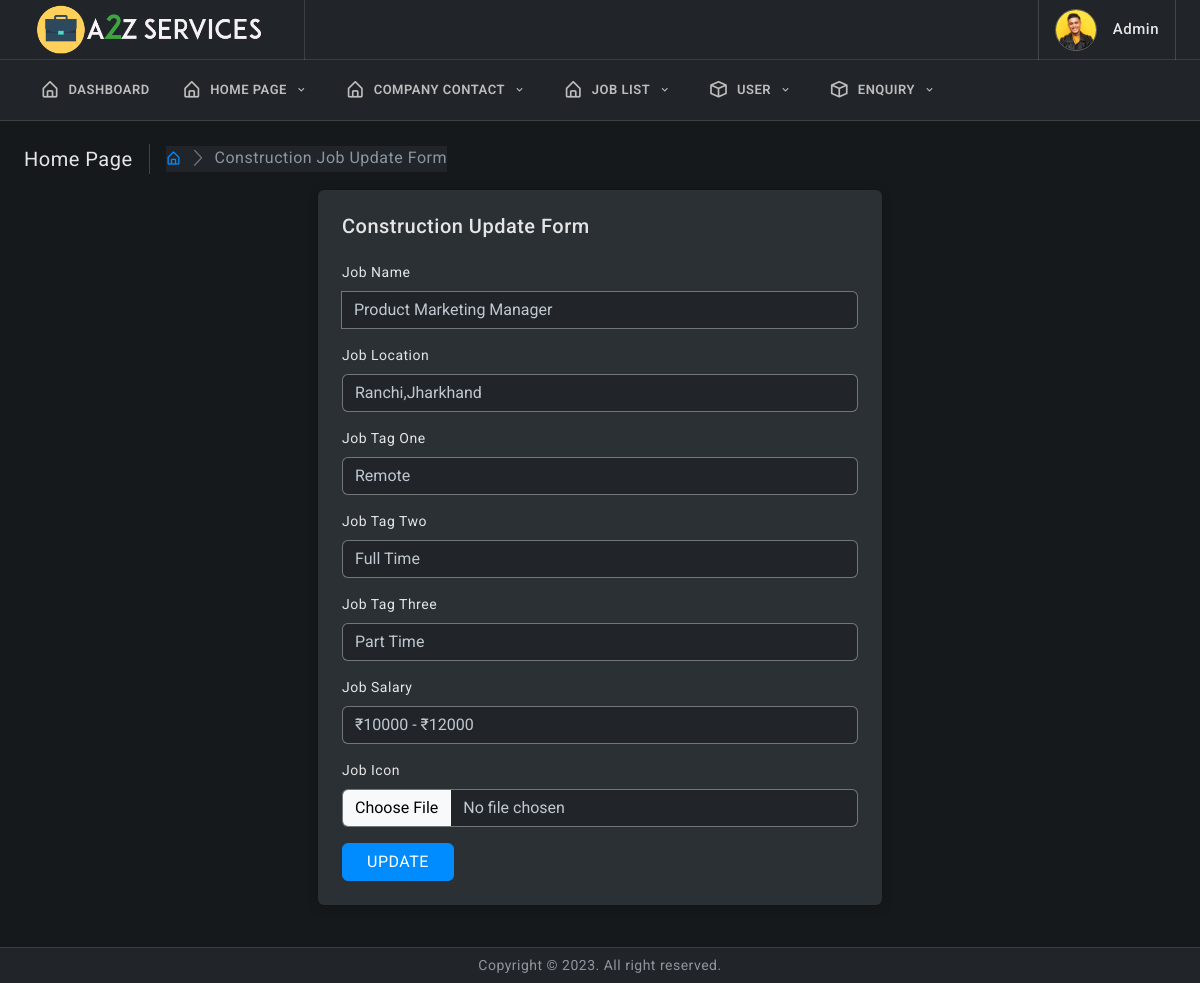
Page /admin/construction-update-form?myid=1 (signed in) on the committed database.
### tables this page shows
CREATE TABLE `construction_popjob` (
  `id` int(11) NOT NULL,
  `job_icon` varchar(200) NOT NULL,
  `job_name` varchar(100) NOT NULL,
  `job_by` varchar(100) NOT NULL,
  `job_loc` varchar(200) NOT NULL,
  `job_tag_one` varchar(50) NOT NULL,
  `job_tag_two` varchar(50) NOT NULL,
  `job_tag_three` varchar(50) NOT NULL,
  `salary` varchar(100) NOT NULL
);

### admin/construction-update-form.php (the view, shortened to what this page needs)
<?php include_once("elements/connect.php");?>
<!doctype html>
<html lang="en">
<head>
	<link href="assets/plugins/simplebar/css/simplebar.css" rel="stylesheet" />
	<link href="assets/plugins/perfect-scrollbar/css/perfect-scrollbar.css" rel="stylesheet" />
	<link href="assets/plugins/metismenu/css/metisMenu.min.css" rel="stylesheet" />
	<link href="assets/css/pace.min.css" rel="stylesheet" />
	<link href="assets/css/bootstrap.min.css" rel="stylesheet">
	<link href="assets/css/bootstrap-extended.css" rel="stylesheet">
	<link href="assets/css/app.css" rel="stylesheet">
	<link href="assets/css/icons.css" rel="stylesheet">
	<link rel="stylesheet" href="assets/css/dark.css" />
</head>
<body>
	<?php include("elements/navbar.php");?>
    <?php
        $id=$_REQUEST['myid'];
        $details=mysqli_fetch_array(mysqli_query($conn,"SELECT * FROM construction_popjob WHERE id='$id'"));
    ?>
		<div class="page-wrapper">
			<div class="page-content">
				<div class="page-breadcrumb d-none d-sm-flex align-items-center mb-3">
					<div class="breadcrumb-title pe-3">Home Page</div>
					<div class="ps-3">
						<nav aria-label="breadcrumb">
							<ol class="breadcrumb mb-0 p-0">
								<li class="breadcrumb-item"><a href="javascript:;"><i class="bx bx-home-alt"></i></a>
								</li>
								<li class="breadcrumb-item active" aria-current="page">Construction Job Update Form</li>
							</ol>
						</nav>
					</div>
				</div>
				<div class="row">
				<div class="col-xl-6 mx-auto">
					<div class="card">
						<div class="card-body p-4">
							<h5 class="mb-4">Construction Update Form</h5>
							<form class="row g-3" method="POST" action="elements/redirect" enctype="multipart/form-data">
                                <div class="col-md-12">
									<label for="input26" class="form-label">Job Name</label>
									<div class="input-group">
										<input type="text" class="form-control"  name="job_name" value="<?php echo $details['job_name']?>"  autocomplete="off"  required>
									</div>
								</div>
                                <div class="col-md-12">
									<label for="input26" class="form-label">Job Location</label>
									<div class="input-group">
										<input type="text" class="form-control"  name="job_loc" value="<?php echo $details['job_loc']?>"  autocomplete="off"  required>
									</div>
								</div>
                                <div class="col-md-12">
									<label for="input26" class="form-label">Job Tag One</label>
									<div class="input-group">
										<input type="text" class="form-control"  name="job_tag_one" value="<?php echo $details['job_tag_one']?>"  autocomplete="off"  required>
									</div>
								</div>
                                <div class="col-md-12">
									<label for="input26" class="form-label">Job Tag Two</label>
									<div class="input-group">
										<input type="text" class="form-control"  name="job_tag_two" value="<?php echo $details['job_tag_two']?>"  autocomplete="off"  required>
									</div>
								</div>
                                <div class="col-md-12">
									<label for="input26" class="form-label">Job Tag Three</label>
									<div class="input-group">
										<input type="text" class="form-control"  name="job_tag_three" value="<?php echo $details['job_tag_three']?>"  autocomplete="off"  required>
									</div>
								</div>
                                <div class="col-md-12">
									<label for="input26" class="form-label">Job Salary</label>
									<div class="input-group">
										<input type="text" class="form-control"  name="salary" value="<?php echo $details['salary']?>"  autocomplete="off"  required>
									</div>
								</div>
	                            <div class="col-md-12">
		                            <label for="input26" class="form-label">Job Icon </label>
		                            <div class="input-group">
			                            <input type="file" class="form-control" name="job_icon" id="inputGroupFile01" >
		                            </div>
	                            </div>
                                <div class="col-md-12">
		                            <div class="d-md-flex d-grid align-items-center gap-3">
                                        <input class="btn btn-primary px-4" type="submit" name="constructpopjob" value="UPDATE">
		                            </div>
	                            </div>
                            </form>
						</div>
					</div>
				</div>
			</div>
			</div>
		</div>
		<footer class="page-footer">
			<p class="mb-0">Copyright © 2023. All right reserved.</p>
		</footer>
	</div>
</body>
</html>

### admin/assets/css/app.css (style rules this page uses)
body { font-size: 14px; color: #4c5258; letter-spacing: 0.5px; background-color: #f7f7ff; font-family: 'Roboto', sans-serif; }
.page-wrapper { height: 100%; margin-top: 120px; margin-bottom: 30px; margin-left: 0px; }
.page-content { padding: 1.5rem; }
.page-footer { background: #ffffff; left: 0px; right: 0; bottom: 0; position: fixed; text-align: center; padding: 7px; font-size: 14px; border-top: 1px solid #e4e4e4; z-index: 3; }
.breadcrumb-title { font-size: 20px; border-right: 1.5px solid #aaa4a4; }
.page-breadcrumb .breadcrumb li.breadcrumb-item { font-size: 16px; }
.page-breadcrumb .breadcrumb-item+.breadcrumb-item::before { display: inline-block; padding-right: .5rem; color: #6c757d; font-family: 'LineIcons'; content: "\ea5c"; }
input::placeholder { color: #000 !important; opacity: .3 !important }

### admin/assets/css/dark.css (style rules this page uses)
body { color: var(--bs-body-color); --bs-body-color: #e4e5e6; background-color: #16191b; }
.h1, .h2, .h3, .h4, .h5, .h6, h1, h2, h3, h4, h5, h6 { color: #e4e5e6; }
p { color: #91949f; }
.card { background-color: #2b3035; box-shadow: 0 0.1rem 0.7rem rgb(0 0 0 / 20%); }
.page-footer { background-color: #212529; border-top: 1px solid rgb(237 237 237 / 12%); }
::placeholder { color: #e4e5e6 !important; opacity: .5 !important; }
.breadcrumb { background-color: #212529; }
.breadcrumb-item.active { color: #8b969f; }
.breadcrumb-title { border-right: 1.5px solid rgb(255 255 255 / 18%); }
.form-control { color: #c0c8d1; background-color: #212529; border: 1px solid rgb(255 255 255 / 34%); }
.form-control::placeholder { color: #e4e5e6 !important; opacity: .5 !important; }

### rows in the picture
construction_popjob: job_name "Product Marketing Manager", job_loc "Ranchi,Jharkhand", job_tag_one "Remote", job_tag_two "Full Time", job_tag_three "Part Time", salary "₹10000 - ₹12000"
